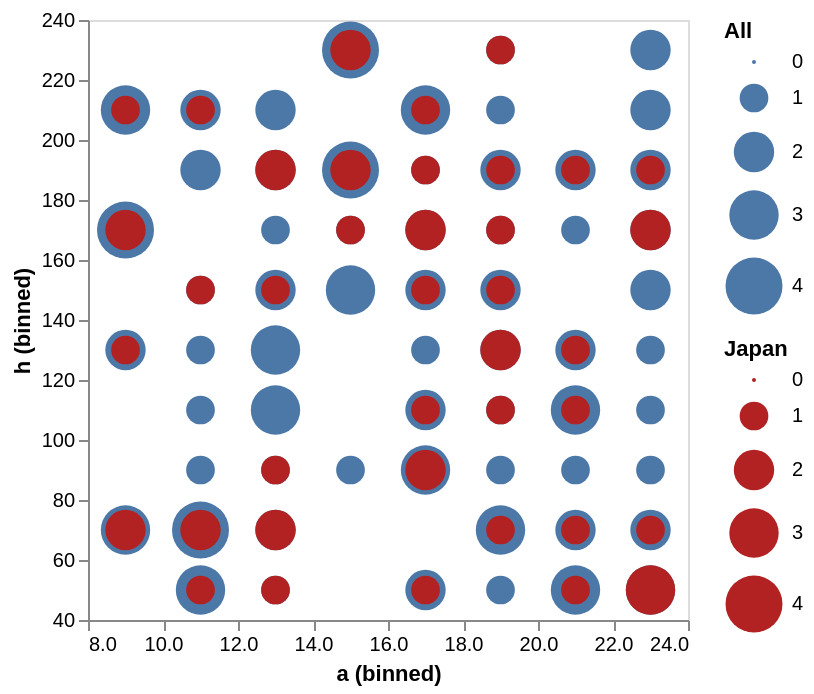

Write the Vega-Lite specification saved for this chart.
### Vega-Lite specification from a JSON file in a GitHub repository (floating-point values rounded to 4 significant figures)
{"data": {"values": [{"a": 11.8, "h": 184, "o": "US"}, {"a": 13.9, "h": 199, "o": "Japan"}, {"a": 18.0, "h": 61, "o": "EU"}, {"a": 8.2, "h": 165, "o": "Japan"}, {"a": 16.8, "h": 94, "o": "EU"}, {"a": 15.5, "h": 185, "o": "Japan"}, {"a": 14.4, "h": 83, "o": "US"}, {"a": 18.2, "h": 178, "o": "Japan"}, {"a": 19.9, "h": 216, "o": "US"}, {"a": 10.6, "h": 196, "o": "US"}, {"a": 12.8, "h": 52, "o": "Japan"}, {"a": 15.6, "h": 229, "o": "Japan"}, {"a": 19.4, "h": 154, "o": "Japan"}, {"a": 19.7, "h": 192, "o": "Japan"}, {"a": 23.4, "h": 79, "o": "Japan"}, {"a": 9.6, "h": 79, "o": "Japan"}, {"a": 11.5, "h": 217, "o": "Japan"}, {"a": 20.5, "h": 122, "o": "Japan"}, {"a": 16.1, "h": 143, "o": "EU"}, {"a": 13.6, "h": 194, "o": "Japan"}, {"a": 17.3, "h": 131, "o": "EU"}, {"a": 22.7, "h": 52, "o": "Japan"}, {"a": 23.9, "h": 216, "o": "EU"}, {"a": 10.6, "h": 128, "o": "EU"}, {"a": 22.5, "h": 190, "o": "US"}, {"a": 19.4, "h": 99, "o": "EU"}, {"a": 21.3, "h": 191, "o": "Japan"}, {"a": 12.6, "h": 61, "o": "Japan"}, {"a": 21.7, "h": 168, "o": "US"}, {"a": 13.5, "h": 62, "o": "Japan"}, {"a": 22.4, "h": 50, "o": "Japan"}, {"a": 14.8, "h": 151, "o": "US"}, {"a": 8.7, "h": 202, "o": "US"}, {"a": 14.0, "h": 195, "o": "Japan"}, {"a": 16.8, "h": 116, "o": "EU"}, {"a": 11.8, "h": 54, "o": "Japan"}, {"a": 8.1, "h": 72, "o": "EU"}, {"a": 16.6, "h": 95, "o": "Japan"}, {"a": 12.7, "h": 112, "o": "US"}, {"a": 19.0, "h": 131, "o": "Japan"}, {"a": 13.8, "h": 80, "o": "Japan"}, {"a": 14.0, "h": 178, "o": "Japan"}, {"a": 18.3, "h": 197, "o": "EU"}, {"a": 16.9, "h": 203, "o": "EU"}, {"a": 12.3, "h": 207, "o": "EU"}, {"a": 19.4, "h": 122, "o": "Japan"}, {"a": 23.6, "h": 178, "o": "Japan"}, {"a": 16.8, "h": 47, "o": "Japan"}, {"a": 23.8, "h": 125, "o": "US"}, {"a": 14.0, "h": 195, "o": "EU"}, {"a": 10.1, "h": 207, "o": "EU"}, {"a": 13.3, "h": 135, "o": "EU"}, {"a": 22.7, "h": 200, "o": "EU"}, {"a": 12.5, "h": 170, "o": "US"}, {"a": 17.4, "h": 218, "o": "US"}, {"a": 23.4, "h": 109, "o": "EU"}, {"a": 15.3, "h": 196, "o": "EU"}, {"a": 13.1, "h": 138, "o": "US"}, {"a": 13.0, "h": 139, "o": "EU"}, {"a": 12.2, "h": 141, "o": "US"}, {"a": 20.4, "h": 51, "o": "EU"}, {"a": 18.9, "h": 78, "o": "Japan"}, {"a": 16.0, "h": 212, "o": "Japan"}, {"a": 11.8, "h": 92, "o": "EU"}, {"a": 15.0, "h": 223, "o": "US"}, {"a": 9.6, "h": 127, "o": "Japan"}, {"a": 18.8, "h": 102, "o": "Japan"}, {"a": 21.0, "h": 88, "o": "US"}, {"a": 13.4, "h": 211, "o": "US"}, {"a": 22.2, "h": 160, "o": "Japan"}, {"a": 11.6, "h": 75, "o": "US"}, {"a": 16.5, "h": 93, "o": "Japan"}, {"a": 20.9, "h": 192, "o": "US"}, {"a": 21.8, "h": 132, "o": "EU"}, {"a": 9.4, "h": 203, "o": "Japan"}, {"a": 17.4, "h": 152, "o": "Japan"}, {"a": 16.3, "h": 114, "o": "Japan"}, {"a": 13.5, "h": 151, "o": "Japan"}, {"a": 14.7, "h": 149, "o": "US"}, {"a": 22.7, "h": 84, "o": "US"}, {"a": 8.1, "h": 204, "o": "EU"}, {"a": 14.9, "h": 228, "o": "US"}, {"a": 8.5, "h": 161, "o": "EU"}, {"a": 20.0, "h": 118, "o": "EU"}, {"a": 13.5, "h": 103, "o": "US"}, {"a": 21.7, "h": 118, "o": "US"}, {"a": 21.0, "h": 56, "o": "US"}, {"a": 22.5, "h": 222, "o": "EU"}, {"a": 22.8, "h": 155, "o": "EU"}, {"a": 8.8, "h": 168, "o": "EU"}, {"a": 9.9, "h": 173, "o": "Japan"}, {"a": 11.8, "h": 50, "o": "EU"}, {"a": 16.6, "h": 58, "o": "EU"}, {"a": 9.8, "h": 77, "o": "Japan"}, {"a": 23.6, "h": 183, "o": "Japan"}, {"a": 21.0, "h": 60, "o": "Japan"}, {"a": 11.5, "h": 76, "o": "EU"}, {"a": 22.2, "h": 75, "o": "US"}, {"a": 11.8, "h": 115, "o": "US"}, {"a": 21.2, "h": 46, "o": "Japan"}, {"a": 18.1, "h": 147, "o": "US"}, {"a": 20.1, "h": 108, "o": "Japan"}, {"a": 17.9, "h": 178, "o": "Japan"}, {"a": 8.8, "h": 127, "o": "US"}, {"a": 21.7, "h": 77, "o": "US"}, {"a": 10.0, "h": 62, "o": "Japan"}, {"a": 23.6, "h": 227, "o": "US"}, {"a": 16.2, "h": 170, "o": "Japan"}, {"a": 10.5, "h": 63, "o": "Japan"}, {"a": 14.2, "h": 144, "o": "EU"}, {"a": 12.9, "h": 112, "o": "US"}, {"a": 23.8, "h": 154, "o": "US"}, {"a": 10.0, "h": 45, "o": "EU"}, {"a": 19.6, "h": 65, "o": "EU"}, {"a": 10.9, "h": 140, "o": "Japan"}, {"a": 17.7, "h": 183, "o": "Japan"}, {"a": 18.2, "h": 56, "o": "EU"}, {"a": 22.2, "h": 58, "o": "Japan"}, {"a": 18.0, "h": 224, "o": "Japan"}, {"a": 14.7, "h": 222, "o": "Japan"}]}, "layer": [{"mark": "circle", "encoding": {"x": {"bin": true, "field": "a", "type": "quantitative"}, "y": {"bin": true, "field": "h", "type": "quantitative"}, "size": {"aggregate": "count", "type": "quantitative", "title": "All"}}}, {"transform": [{"filter": "datum.o === 'Japan'"}], "mark": "circle", "encoding": {"x": {"bin": true, "field": "a", "type": "quantitative"}, "y": {"bin": true, "field": "h", "type": "quantitative"}, "size": {"aggregate": "count", "type": "quantitative", "title": "Japan"}, "color": {"value": "firebrick"}}}], "resolve": {"legend": {"size": "independent"}}}
